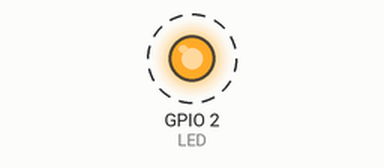
Recording of a program running on a simulated ESP32. Shown: output pins drawn as LEDs (lit = HIGH). Dashed ring = blinking. What the program prints to the serial monitor is not drawn.

Above: at 0.1 s.
Timing chart, 0 to 3.0 s (numbered marks = the images above):
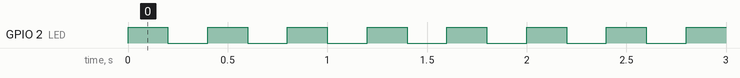

The program:

main.cpp
```cpp
/***************************************************************
 *  Examples to delete tasks
 *  This example shows how to delete tasks in FreeRTOS
 *  By: Mateus Sousa
***************************************************************/

/*Arduino Library*/
#include <Arduino.h>

/*FreeRTOS Libraries*/
#include "freertos/FreeRTOS.h"
#include "freertos/task.h"

/*Pin Mapping*/
#define LED 2

/*Variables for storing task Handles*/
TaskHandle_t task1Handle = NULL;
TaskHandle_t task2Handle = NULL;

/*Tasks prototypes*/
void vTask1(void *pvParameters);
void vTask2(void *pvParameters);

/*Setup function*/
void setup(){
  Serial.begin(9600); // Configure serial communication with 9600 baud rate
  /*Tasks creations*/
  xTaskCreate(vTask1,"TASK1",configMINIMAL_STACK_SIZE,NULL,1,&task1Handle);
  xTaskCreate(vTask2,"TASK2",configMINIMAL_STACK_SIZE+1024,NULL,2,&task2Handle);

}
/*função loop*/
void loop(){
  vTaskDelay(3000); // Releases the CPU for 3 sec
}

/*
vTask1 - Toggles LED at 200 ms intervals
*/
void vTask1(void *pvParameters){
    pinMode(LED, OUTPUT);

    while (1){
      digitalWrite(LED, !digitalRead(LED));
      vTaskDelay(pdMS_TO_TICKS(200));
    }
}

/*
vTask2 - Prints count value for every 1 sec
*/
void vTask2(void *pvParameters){
  int cont = 0;

  while(1){
    Serial.println("Task 2: " + String(cont++));

    if(cont >= 10){
      if(task1Handle != NULL){
        Serial.println("Deletando Task 1");
        vTaskDelete(task1Handle);
        digitalWrite(LED, LOW);
        task1Handle = NULL;
      }
    }

    if(cont >= 15){
        Serial.println("Deletando Task 2");
        vTaskDelete(NULL);
    }

    vTaskDelay(pdMS_TO_TICKS(1000));
  }
}
```

Measured:
- by itself, GPIO 2 (LED): alternates HIGH for 0.20 s and LOW for 0.20 s, 46 changes in all, then stays LOW
